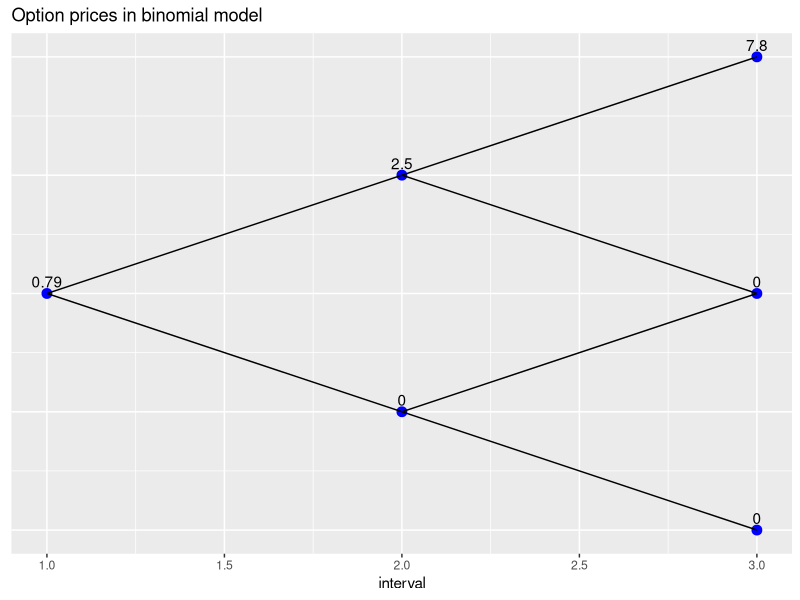

This figure's R source:
#Greeks implementation

BlackScholesGreeks=function(S, X, time, r, sigma){
  d1 = (log(S/X) + (r + sigma^2/2)*time)/(sigma*sqrt(time))
  d2 = d1 - sigma*sqrt(time)
  CE = S*pnorm(d1) - X*exp(-r*time)*pnorm(d2)
  PE = X*exp(-r*time)*pnorm(-d2) - S*pnorm(-d1)
  DeltaCall = pnorm(d1)
  DeltaPut = pnorm(-d1)
  Gamma = pnorm(d1)/(S*sigma*sqrt(time))
  Vega = S*pnorm(d1)*sqrt(time)
  return(c(CE, PE, DeltaCall, DeltaPut, Gamma, Vega))
}

BlackScholesGreeks(S=80, X=100, time=2, r=0.1, sigma=0.05)

#analytical pricing in binomial model

CRRPrice<-function(TypeFlag, S, X, u, d, r, n){
  k = 0:n
  m = m = min(k[S*(1+u)^k*(1+d)^(n-k) >= X])
  p_star = (r-d)/(u-d)
  q = p_star*(1+u)/(1+r)
  if(TypeFlag == "ce"){
      val = S*(1 - pbinom(m - 1,n,q)) - X*(1+r)^(-n)*(1 - pbinom(m-1,n,p_star))
  }
  else{
    val = -S*pbinom(m-1,n,q) + X*(1+r)^(-n)*pbinom(m-1,n,p_star)
  }
  return(val)
}

CRRPrice(TypeFlag = "pe", S=80, X=80, u=0.1, d=-0.05, r=0.05, n=2) 

#tree based binomial option pricing

BinomialTreeOption<-function(TypeFlag, S, X, d, r, u, n){
  tree = matrix(nrow = n+1, ncol = n+1)
  for(time in 1:(n+1)){
    for(up_moves in 1:(time))
      tree[up_moves, time] = S*(1+u)^(up_moves-1)*(1+d)^(time - up_moves)
  }
  p_star = (r-d)/(u-d)
  q_star = 1- p_star
  if(TypeFlag == "ce"){
    payoff = function(s) pmax(s - X, 0)
    tree[,n+1] = payoff(tree[,n+1])
    for(time in n:1){
      for(up_move in time:1){
        tree[up_move, time] = 1/(1+r)*(p_star*tree[up_move+1, time + 1] + q_star*tree[up_move, time + 1])
      }
    }
  }
  if(TypeFlag == "pe"){
    payoff = function(s) pmax(X-s, 0)
    tree[,n+1] = payoff(tree[,n+1])
    for(time in n:1){
      for(up_move in time:1){
        tree[up_move, time] = 1/(1+r)*(p_star*tree[up_move+1, time + 1] + q_star*tree[up_move, time + 1])
      }
    }
  }
  if(TypeFlag == "ca"){
    payoff = function(s) pmax(s - X, 0)
    tree[,n+1] = payoff(tree[,n+1])
    for(time in n:1){
      for(up_move in time:1){
        current = payoff(tree[up_move, time])
        weighted = 1/(1+r)*(p_star*tree[up_move+1, time + 1] + q_star*tree[up_move, time + 1])
        tree[up_move, time] = max(current, weighted)
      }
    }
  }
  if(TypeFlag == "pa"){
    payoff = function(s) pmax(X - s, 0)
    tree[,n+1] = payoff(tree[,n+1])
    for(time in n:1){
      for(up_move in time:1){
        current = payoff(tree[up_move, time])
        weighted = 1/(1+r)*(p_star*tree[up_move+1, time + 1] + q_star*tree[up_move, time + 1])
        tree[up_move, time] = max(current, weighted)
      }
    }
  }
  return(tree)
}

BinomialTreeOption(TypeFlag = "pe", S=80, X=80, u=0.1, d=-0.05, r=0.05, n=2)[1]


#tree visualization 

library(ggplot2)


BinomialTreePlot <- function(Tree){
  Tree = signif(Tree, 2)
  n = nrow(Tree)
  vals = c()
  x = c()
  y = c()
  start = 0
  for(i in 1:n){
    for(j in 1:i){
      vals = c(vals, Tree[j,i])
      x = c(x, i)
      y = c(y, start - 2*(j-1))
    }
    start = start + 1
  }
  
  df <- data.frame(x = x, y = y, label = vals)
  
  edges <- data.frame(x = numeric(0), y = numeric(0), xend = numeric(0), yend = numeric(0))
  start2 <- 0
  for(i in 1:(n-1)){
    for(j in 1:i){
      x0 <- i
      y0 <- start2 - 2*(j-1)
      x1 <- i + 1
      y1_up <- start2 + 1 - 2*(j-1)
      y1_down <- start2 + 1 - 2*j
      edges <- rbind(edges, data.frame(x = x0, y = y0, xend = x1, yend = y1_up))
      edges <- rbind(edges, data.frame(x = x0, y = y0, xend = x1, yend = y1_down))
    }
    start2 <- start2 + 1
  }
  
  p <- ggplot(df, aes(x = x, y = y)) +
    geom_point(color = "blue", size = 3) +
    geom_text(aes(label = label), vjust = -0.5, color = "black") +
    geom_segment(data = edges, aes(x = x, y = y, xend = xend, yend = yend), color = "black") +
    xlab("interval") +
    ylab("") +
    theme(
      axis.title.y = element_blank(),
      axis.text.y = element_blank(),
      axis.ticks.y = element_blank()
    ) +
    ggtitle("Option prices in binomial model")
  
  return(p)
}

t = BinomialTreeOption(TypeFlag = "pe", S=80, X=80, u=0.1, d=-0.05, r=0.05, n=2)
BinomialTreePlot(t)

#Simulating brownian paths

BrownianMotion = function(N, n, t, mu, sigma, S){
  m = matrix(0, nrow = N, ncol = n + 1)
  m[,1] = S
  for(i in 1:N){
    for(k in 1:n){
      m[i, k+1] = m[i, k] + mu * t/n +sigma * sqrt(t/n) * rnorm(1)
    }
  }
  return(m)
}
BrownianMotion(2, 10, 10, 1, 2, 0)

#monte carlo options pricing from brownian paths 

MC.euro=function(TypeFlag=c("call","put"),t,r,sigma,S,X,N=500,n=100){
  TypeFlag = match.arg(TypeFlag)
  prices = numeric(N)
  for(path in 1:N){
    times = (1:n) * (t/n)
    increments = rnorm(n, 0, sqrt(t/n))
    brownian_path = cumsum(increments)
    geom_path = S*exp((r-1/2*sigma^2)*times + sigma*brownian_path)
    if(TypeFlag == "call"){
      prices[path] = max(geom_path[n] - X, 0)
    }
    else{
      prices[path] = max(X - geom_path[n], 0)
    }
  }
  option_val = exp(-r*t)*mean(prices)
  return(option_val)
}

MC.euro("call", 2, 0.1, 0.05, 80, 100, 100000)

BlackScholesGreeks(S=80, X=100, time=2, r=0.1, sigma=0.05)[1]
